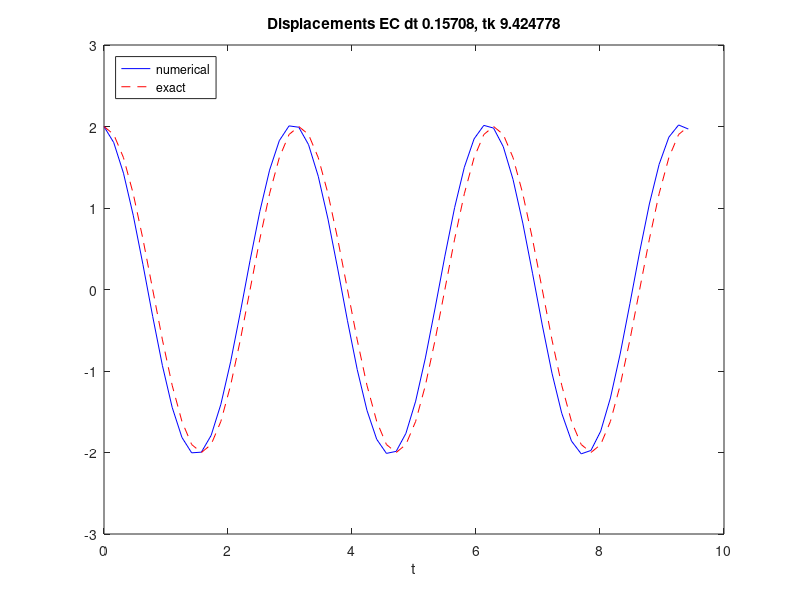

Reproduce this figure in MATLAB. (Note: this script raises an error after producing the figure.)
% More typical implementation of the Euler-Cromer method (semi-implicit
% Euler) where the first is velocity equation. Solution is slightly
% different that the one in "FE_fix", but accuracy is the same.

omega0 = 2;

% Initial condition
X_0 = 2;

T0 = 2*pi/omega0;
dt = T0/20;
tk = 3*T0;

N_t = floor(tk/dt);
t = linspace(0, N_t*dt, N_t+1);
u = zeros(N_t+1, 1);
v = zeros(N_t+1, 1);
u(1) = X_0;
v(1) = 0;

% Step equations forward in time
for n = 1:N_t
    v(n+1) = v(n) - dt*omega0^2*u(n);
    u(n+1) = u(n) + dt*v(n+1);
end

figure
plot(t, u, 'b-', t, X_0*cos(omega0*t), 'r--');
legend('numerical', 'exact', 'Location','northwest');
title(sprintf('Displacements EC dt %g, tk %f', dt, tk))
xlabel('t');
% print('tmp', '-dpdf'); print('tmp', '-dpng');

% calculate all the energies and plot all of them in three different graphs
[E,Up,K] = osc_energy(u, v, omega0);
figure
plot(Up);
figure
plot(K)
figure
plot(t, E);
xlabel('t');
ylabel('Total Energy');
title('Total Energy = Potential Energy + Kinetic Energy');